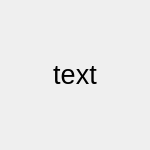
<?xml version="1.0" encoding="UTF-8"?>
<ui version="4.0">
 <class>ListItem</class>
 <widget class="QWidget" name="ListItem">
  <property name="geometry">
   <rect>
    <x>0</x>
    <y>0</y>
    <width>150</width>
    <height>150</height>
   </rect>
  </property>
  <property name="sizePolicy">
   <sizepolicy hsizetype="Expanding" vsizetype="Expanding">
    <horstretch>0</horstretch>
    <verstretch>0</verstretch>
   </sizepolicy>
  </property>
  <property name="windowTitle">
   <string>Form</string>
  </property>
  <property name="styleSheet">
   <string notr="true">QWidget:hover { background-color: none; }</string>
  </property>
  <layout class="QHBoxLayout" name="horizontalLayout">
   <item>
    <widget class="QLabel" name="siteName">
     <property name="sizePolicy">
      <sizepolicy hsizetype="Maximum" vsizetype="Maximum">
       <horstretch>0</horstretch>
       <verstretch>0</verstretch>
      </sizepolicy>
     </property>
     <property name="font">
      <font>
       <pointsize>20</pointsize>
      </font>
     </property>
     <property name="text">
      <string>text</string>
     </property>
     <property name="alignment">
      <set>Qt::AlignCenter</set>
     </property>
    </widget>
   </item>
  </layout>
 </widget>
 <resources/>
 <connections/>
</ui>
